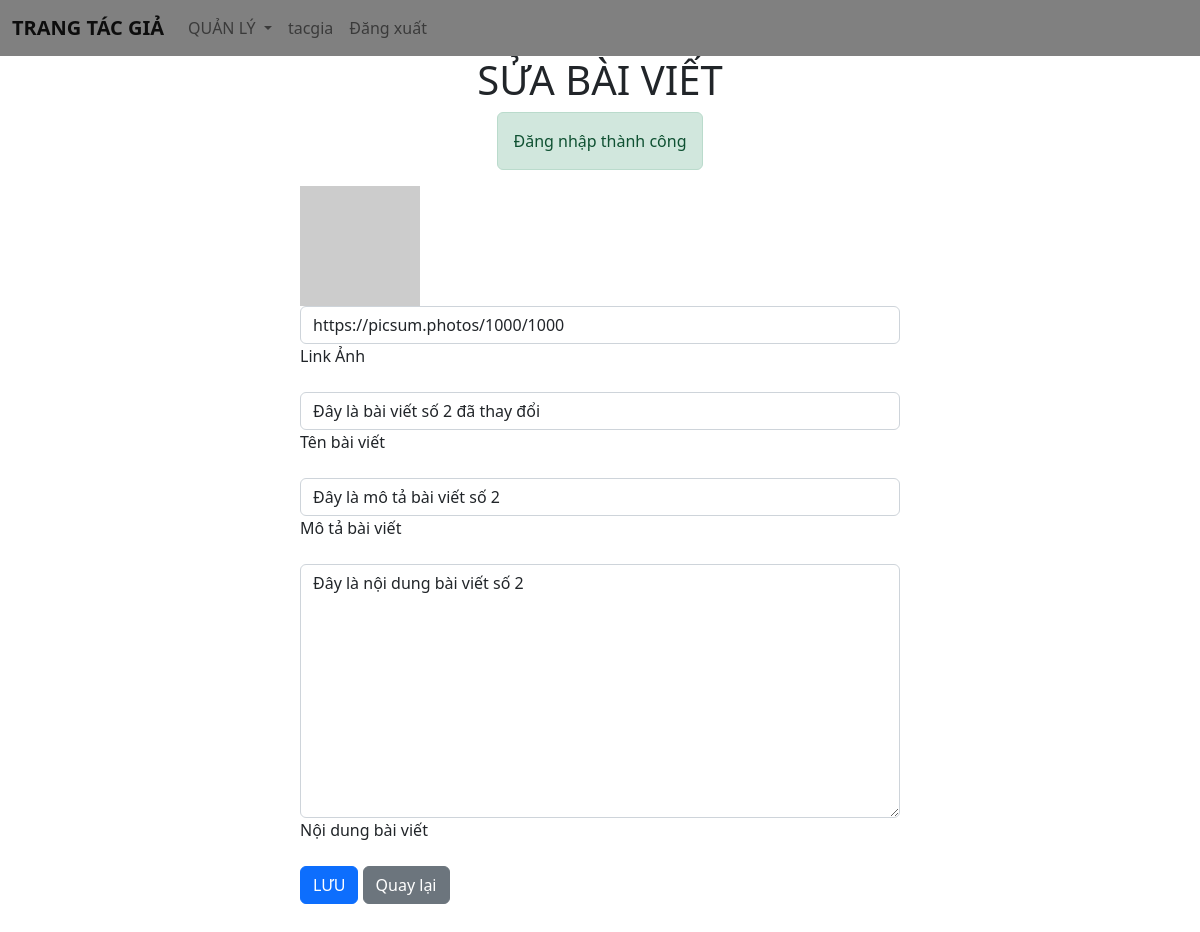
The page /index.php?type=postself&type1=fixpost&id=3 (signed in) on the database its author committed.
### tables this page shows
CREATE TABLE `posts` (
  `id_post` bigint(20) NOT NULL,
  `postName` varchar(255) NOT NULL,
  `postImage` varchar(255) NOT NULL,
  `postDescription` varchar(255) NOT NULL,
  `postDate` datetime NOT NULL DEFAULT current_timestamp(),
  `postContent` varchar(10000) NOT NULL,
  `isAccepted` tinyint(4) NOT NULL DEFAULT 1,
  `note` varchar(255) NOT NULL,
  `user_id` bigint(20) NOT NULL,
  `category_id` bigint(20) DEFAULT 4
);

### app/helpers/security.php (called while the page is built, shortened)
<?php
function e($string){
    return htmlspecialchars($string ?? '', ENT_QUOTES, 'UTF-8');
}
function getFlashMessage($type){
    if(isset($_SESSION['flash'][$type])){
        $message = $_SESSION['flash'][$type];
        return $message;
    }
    return null;
}

### app/models/pdo.php (called while the page is built, shortened)
<?php
function pdo_get_connection()
{
    try {
        $conn = new PDO('mysql:host=' . DBHOST . ';dbname=' . DBNAME . ';charset=utf8mb4', DBUSER, DBPASS);
        $conn->setAttribute(PDO::ATTR_ERRMODE, PDO::ERRMODE_EXCEPTION);
        $conn->setAttribute(PDO::ATTR_EMULATE_PREPARES, false);
        return $conn;
    } catch (PDOException $e) {
        error_log("Database connection error: " . $e->getMessage());
        die("Lỗi kết nối cơ sở dữ liệu. Vui lòng thử lại sau.");
    }
}
function pdo_query_one($sql, ...$args)
{
    try {
        $conn = pdo_get_connection();
        $stmt = $conn->prepare($sql);
        $stmt->execute($args);
        $row = $stmt->fetch(PDO::FETCH_ASSOC);
        return $row;
    } catch (PDOException $e) {
        error_log("Query error: " . $e->getMessage());
        return false;
    } finally {
        unset($conn);
    }
}

### app/models/user/productModels.php (called while the page is built, shortened)
<?php
function getPostByIdAndIdAuthor($id, $id_post){
    $sql="SELECT * FROM posts
          INNER JOIN post_categories ON posts.category_id = post_categories.id_post_category
          INNER JOIN users ON posts.user_id = users.id_user
          WHERE (isAccepted = 0 OR isAccepted = 2) AND users.isActive=0
          AND user_id=? AND id_post=?";
    return pdo_query_one($sql, $id, $id_post);
}

### app/views/admin/fixpost.views.php (the view, shortened to what this page needs)
<link rel="stylesheet" href="public/css/login.css">
<div id="container4">
  <div id="title-container4">
    <h1>SỬA BÀI VIẾT</h1>
  </div>
  <?php if($success = getFlashMessage('success')): ?>
    <div class="alert alert-success"><?= e($success) ?></div>
  <?php endif; ?>
<form action="" method="post">
  <div class="form-outline mb-4">
    <img width="20%" src="<?= e($getPostByIdAndIdAuthor['postImage']) ?>" alt="Post Image" />
    <input type="url" id="postImage" name="postImage" value="<?= e($getPostByIdAndIdAuthor['postImage']) ?>" class="form-control" required />
    <label for="postImage">Link Ảnh</label>
  </div>
  <div class="form-outline mb-4">
    <input type="text" id="postName" name="postName" value="<?= e($getPostByIdAndIdAuthor['postName']) ?>" class="form-control" maxlength="255" required />
    <label for="postName">Tên bài viết</label>
  </div>
  <div class="form-outline mb-4">
    <input type="text" id="postDescription" name="postDescription" value="<?= e($getPostByIdAndIdAuthor['postDescription']) ?>" class="form-control" maxlength="255" required />
    <label for="postDescription">Mô tả bài viết</label>
  </div>
  <div class="form-outline mb-4">
    <textarea name="postContent" class="form-control" id="postContent" rows="10" required><?= e($getPostByIdAndIdAuthor['postContent']) ?></textarea>
    <label for="postContent">Nội dung bài viết</label>
  </div>
  <button type="submit" name="btn-save-post" class="btn btn-primary btn-block mb-4">LƯU</button>
  <a href="index.php?type=postself" class="btn btn-secondary btn-block mb-4">Quay lại</a>
</form>
</div>

### public/css/login.css (style rules this page uses)
#container4 { display: flex; flex-direction: column; align-items: center; }
#container4 form { width: 50%; }

### rows shown on the page
posts: postImage "https://picsum.photos/1000/1000", postName "Đây là bài viết số 2 đã thay đổi", postDescription "Đây là mô tả bài viết số 2", postContent "Đây là nội dung bài viết số 2"

### other values the page prints
$roleNames[$roleId] "TRANG TÁC GIẢ"
$_SESSION['user']['userName'] "tacgia"
$success "Đăng nhập thành công"
